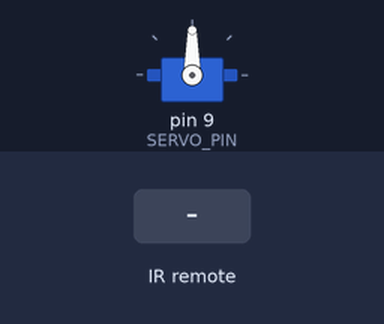
Recording of a sketch running on a simulated Arduino Uno, built with avr-gcc and run on an emulated ATmega328P. Parts: servo. The inputs (shaded band) are chosen by the test bench. What the sketch prints to the serial monitor is not drawn.

Above: at 1.2 s.
1.3 s: infrared code 0x0 received
Timing chart, 0 to 10.3 s (numbered marks = the images above; inputs shaded):
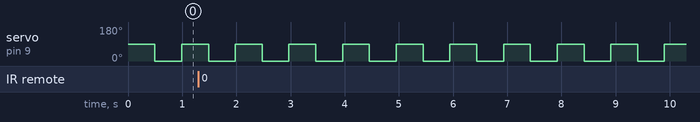

Measured:
- by itself, servo on pin 9 (SERVO_PIN): alternates 90° for 0.50 s and 0° for 0.50 s

The sketch:

IR_1.ino
```cpp
#include <Servo.h>
#include <Stepper.h>
#include <Arduino_FreeRTOS.h>
#include <IRremote.hpp>

const int servoPin = 9;

Servo servo;

const int IR_RECEIVE_PIN = 12;

#define SERVO_PIN 9

#define IN1 33
#define IN2 32
#define MAX_SPEED_DC 255
#define MIN_SPEED_DC 150

#define STEP_IN1 18
#define STEP_IN2 19
#define STEP_IN3 22
#define STEP_IN4 23
#define STEP_SPEED 12  //RPM

// Defines the number of steps per rotation
const int stepsPerRevolution = 2048;

// Creates an instance of stepper class
// Pins entered in sequence IN1-IN3-IN2-IN4 for proper step sequence
Stepper myStepper = Stepper(stepsPerRevolution, STEP_IN1, STEP_IN3, STEP_IN2, STEP_IN4);
int step_degree = 0;
int degreeToSteps(int degree, int STEPS = stepsPerRevolution) {
  if (degree == 0) return 0;
  return STEPS / (360 / degree);
}

void setup() {
  Serial.begin(9600);
  IrReceiver.begin(IR_RECEIVE_PIN);
  // For servo
  servo.attach(SERVO_PIN);
  xTaskCreate(servoSpin, "servoSpin", 256, NULL, 1, NULL);

  // For Stepper
  // xTaskCreate(stepSpin, "stepSpin", 1024, NULL, 1, NULL);
  // myStepper.setSpeed(STEP_SPEED);
}

int degree = 90;
void servoSpin() {
  while (true) {
    servo.write(degree);
    vTaskDelay(500 / portTICK_PERIOD_MS);  // delay 1 second
    servo.write(0);
    vTaskDelay(500 / portTICK_PERIOD_MS);  // delay 1 second
  }
}

void stepSpin(void *args) {
  while (1) {
    myStepper.step(degreeToSteps(step_degree));
    delay(1000);
  }
}

void rotateDC(int HIGH_CHANNEL, int LOW_CHANNEL, int faster) {
  if (faster) {
    analogWrite(LOW_CHANNEL, LOW);
    for (int i = MIN_SPEED_DC; i <= MAX_SPEED_DC; i += 10) {
      analogWrite(HIGH_CHANNEL, i);
      delay(500);
    }
  } else {
    analogWrite(LOW_CHANNEL, LOW);
    for (int i = MAX_SPEED_DC; i >= MIN_SPEED_DC; i -= 10) {
      analogWrite(HIGH_CHANNEL, i);
      delay(500);
    }
  }
}

void loop() {
  if (IrReceiver.decode()) {
    uint16_t address = IrReceiver.decodedIRData.address;
    // Serial.print("address: ");
    Serial.println(address);
    if (address == 0x3A13) {
      uint8_t command = IrReceiver.decodedIRData.command;
      Serial.print("command: ");
      Serial.println(command);
      if (command == 0x0) {
        degree = 180;
      } else degree = 90;

      // For DC
      // rotateDC(IN1, IN2, 1);
      // rotateDC(IN2, IN1, 1);
    }
    IrReceiver.resume();
  }
}
```
